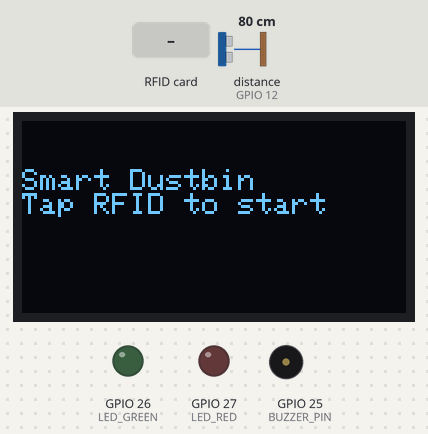
Recording of a sketch running on a simulated ESP32. On the bench: 128×64 one-colour display, output pins drawn as LEDs (lit = HIGH), buzzer (waves = sounding). Wiring (inferred from the names in the program): ultrasonic range finder: trigger GPIO 13; echo GPIO 12. The test bench sets the inputs (shaded band); at power-on: distance to the obstacle (sensor on GPIO 12) 80 cm. The echo pulse lasts 58.3 µs per cm; storage starts empty; pins used as bus, display or sensor lines are not drawn.

Above: at 1.3 s.
1.4 s: RFID card 04 A1 B2 C3 held to the reader
At 2.6 s:
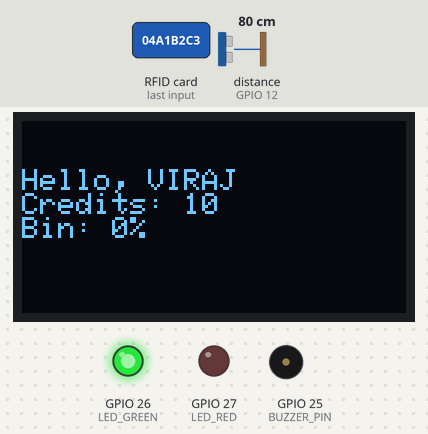
8.5 s: RFID card 5E 7A 19 C4 held to the reader
At 9.4 s:
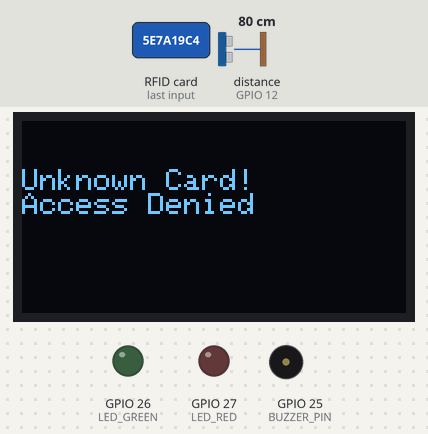
11.6 s: RFID card 03 D4 E5 F6 held to the reader
At 12.0 s:
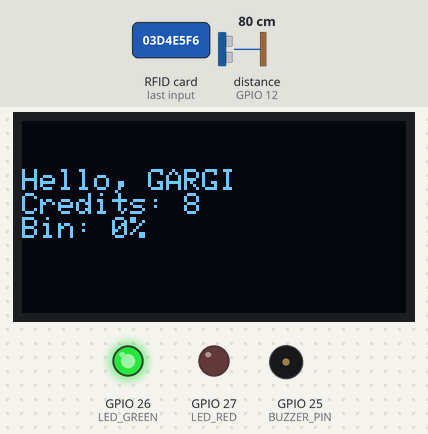
18.7 s: RFID card 02 7A 9B 8C held to the reader
At 20.1 s:
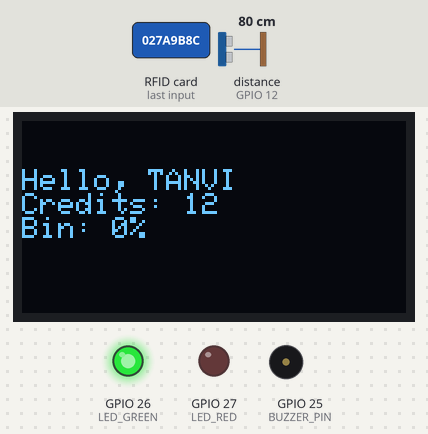
25.9 s: distance to the obstacle (sensor on GPIO 12) set to 6 cm
27.4 s: distance to the obstacle (sensor on GPIO 12) set to 3 cm
At 32.2 s:
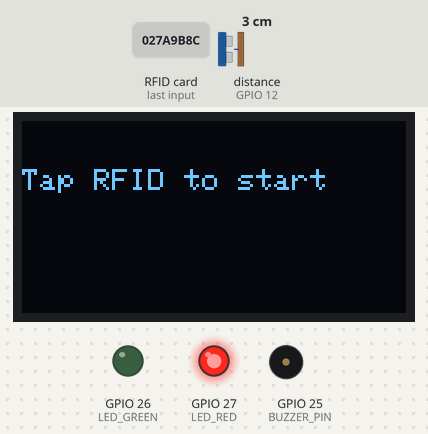
Timing chart, 0 to 33.4 s (numbered marks = the images above; inputs shaded):
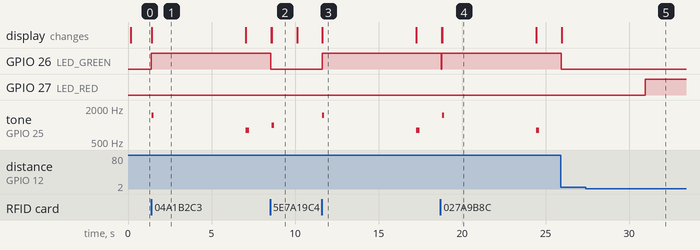

Measured:
- the behaviour switches between 5 and 4 cm on distance to the obstacle (sensor on GPIO 12) (found by bisection; images 4 and 5)
- after the input at 1.4 s, GPIO 26 (LED_GREEN): LOW → HIGH at once; tone on GPIO 25 (BUZZER_PIN): silent → 1500 Hz at once, → silent 0.10 s later, → 800 Hz 5.5 s later, → silent 0.20 s later; the display: changes at once (image 1)
- after the input at 8.5 s, tone on GPIO 25 (BUZZER_PIN): silent → 1000 Hz after 0.10 s, → silent 0.15 s later; the display: first differs from a run without the input after 0.10 s (image 2)
- after the input at 11.6 s, GPIO 26 (LED_GREEN): LOW → HIGH at once; tone on GPIO 25 (BUZZER_PIN): silent → 1500 Hz at once, → silent 0.10 s later, → 800 Hz 5.5 s later, → silent 0.20 s later; the display: changes at once (image 3)
- after the input at 18.7 s, tone on GPIO 25 (BUZZER_PIN): silent → 1500 Hz after 0.12 s, → silent 0.10 s later, → 800 Hz 5.5 s later, → silent 0.20 s later; the display: first differs from a run without the input after 0.12 s (image 4)
- after the input at 27.4 s, GPIO 27 (LED_RED): LOW → HIGH after 3.6 s
- what the display in image 1 shows lasts 5.6 s, from 1.4 s to 7.0 s

The sketch:

Smartbinwith0led.ino
```cpp
/* Smart Incentivized Dustbin - OLED Version
 * ESP32 + MFRC522 + HC-SR04 + OLED 0.96" (I2C SSD1306)
 * Offline demo with local persistence using LittleFS
 */

#include <Wire.h>
#include <SPI.h>
#include <MFRC522.h>
#include <Adafruit_GFX.h>
#include <Adafruit_SSD1306.h>
#include <LittleFS.h>
#include <ArduinoJson.h>

// ---------------- PIN CONFIG ----------------
#define RST_PIN 17
#define SS_PIN 5

#define TRIG_PIN 13
#define ECHO_PIN 12 // via voltage divider

#define BUZZER_PIN 25
#define LED_GREEN 26
#define LED_RED 27

#define SCREEN_WIDTH 128
#define SCREEN_HEIGHT 64
Adafruit_SSD1306 display(SCREEN_WIDTH, SCREEN_HEIGHT, &Wire, -1);

// ---------------- RFID OBJECT ----------------
MFRC522 mfrc522(SS_PIN, RST_PIN);

// ---------------- STUDENT DATABASE ----------------
struct Student {
  String uid;
  String name;
  int credits;
};

Student students[] = {
  {"04A1B2C3", "VIRAJ", 10},
  {"03D4E5F6", "GARGI", 8},
  {"027A9B8C", "TANVI", 12},
  {"09112233", "AMAN", 5},
  {"00AA11BB", "PRIYA", 7}
};
const int STUDENT_COUNT = sizeof(students)/sizeof(students[0]);
const char *DB_FILE = "/credits.json";

// ---------------- BIN SETTINGS ----------------
const int BIN_HEIGHT_CM = 30;
int lastFillPercent = 0;
const int SIGNIFICANT_THRESHOLD_PERCENT = 8;

// ---------------- HELPERS ----------------
long readDistanceCM() {
  digitalWrite(TRIG_PIN, LOW);
  delayMicroseconds(2);
  digitalWrite(TRIG_PIN, HIGH);
  delayMicroseconds(10);
  digitalWrite(TRIG_PIN, LOW);
  long duration = pulseIn(ECHO_PIN, HIGH, 30000);
  if (duration == 0) return -1;
  long dist = duration * 0.034 / 2;
  return dist;
}

int findStudent(String uid) {
  uid.toUpperCase();
  for (int i = 0; i < STUDENT_COUNT; i++) {
    if (students[i].uid.equalsIgnoreCase(uid)) return i;
  }
  return -1;
}

// ---------------- FILE I/O ----------------
void saveCredits() {
  DynamicJsonDocument doc(1024);
  for (int i=0;i<STUDENT_COUNT;i++){
    doc[students[i].uid] = students[i].credits;
  }
  File f = LittleFS.open(DB_FILE, "w");
  serializeJson(doc, f);
  f.close();
}

void loadCredits() {
  if (!LittleFS.exists(DB_FILE)) { saveCredits(); return; }
  File f = LittleFS.open(DB_FILE, "r");
  DynamicJsonDocument doc(1024);
  deserializeJson(doc, f);
  for (int i=0;i<STUDENT_COUNT;i++){
    if (doc.containsKey(students[i].uid))
      students[i].credits = doc[students[i].uid];
  }
  f.close();
}

// ---------------- DISPLAY HELPERS ----------------
void showMessage(String l1, String l2 = "", String l3 = "") {
  display.clearDisplay();
  display.setTextSize(1);
  display.setTextColor(SSD1306_WHITE);
  display.setCursor(0, 16);
  display.println(l1);
  if (l2 != "") display.println(l2);
  if (l3 != "") display.println(l3);
  display.display();
}

void animateProcessing() {
  for (int i=0;i<4;i++){
    display.clearDisplay();
    display.setTextSize(1);
    display.setCursor(20, 20);
    display.print("Processing");
    for (int j=0;j<=i;j++) display.print(".");
    display.display();
    delay(250);
  }
}

void showReward(String name, int reward, int total) {
  display.clearDisplay();
  display.setTextSize(1);
  display.setTextColor(SSD1306_WHITE);
  display.setCursor(0, 10);
  display.println("Congrats " + name + "!");
  display.setCursor(0, 25);
  display.println("Reward: +" + String(reward) + " pts");
  display.setCursor(0, 40);
  display.println("Total: " + String(total) + " pts");
  display.display();
  tone(BUZZER_PIN, 2000, 200);
}

// ---------------- SETUP ----------------
void setup() {
  Serial.begin(115200);
  LittleFS.begin();

  pinMode(TRIG_PIN, OUTPUT);
  pinMode(ECHO_PIN, INPUT);
  pinMode(BUZZER_PIN, OUTPUT);
  pinMode(LED_GREEN, OUTPUT);
  pinMode(LED_RED, OUTPUT);

  SPI.begin();
  mfrc522.PCD_Init();

  Wire.begin(21, 22);
  if (!display.begin(SSD1306_SWITCHCAPVCC, 0x3C)) {
    Serial.println("SSD1306 init failed!");
    while (true);
  }
  display.clearDisplay();
  display.display();

  loadCredits();

  long d = readDistanceCM();
  if (d <= 0 || d > BIN_HEIGHT_CM) lastFillPercent = 0;
  else lastFillPercent = constrain(map(d, 0, BIN_HEIGHT_CM, 100, 0), 0, 100);

  showMessage("Smart Dustbin", "Tap RFID to start");
}

// ---------------- LOOP ----------------
void loop() {
  if (mfrc522.PICC_IsNewCardPresent() && mfrc522.PICC_ReadCardSerial()) {
    String uid = "";
    for (byte i=0;i<mfrc522.uid.size;i++){
      char buf[3]; sprintf(buf, "%02X", mfrc522.uid.uidByte[i]);
      uid += String(buf);
    }
    uid.toUpperCase();
    int idx = findStudent(uid);

    if (idx < 0) {
      showMessage("Unknown Card!", "Access Denied");
      tone(BUZZER_PIN, 1000, 150);
      delay(1500);
      showMessage("Tap RFID to start");
      return;
    }

    digitalWrite(LED_GREEN, HIGH);
    showMessage("Hello, " + students[idx].name,
                "Credits: " + String(students[idx].credits),
                "Bin: " + String(lastFillPercent) + "%");
    tone(BUZZER_PIN, 1500, 100);
    delay(400);

    int initialFill = lastFillPercent;
    int maxDelta = 0;
    unsigned long start = millis();

    while (millis() - start < 5000) {
      long d = readDistanceCM();
      if (d > 0 && d <= BIN_HEIGHT_CM) {
        int now = constrain(map(d, 0, BIN_HEIGHT_CM, 100, 0), 0, 100);
        int delta = now - initialFill;
        if (delta > maxDelta) maxDelta = delta;
        showMessage("Bin Fill: " + String(now) + "%",
                    "Wait 5s...");
      }
      delay(300);
    }

    if (maxDelta >= SIGNIFICANT_THRESHOLD_PERCENT) {
      animateProcessing();
      int reward = 1 + (maxDelta / 5);
      students[idx].credits += reward;
      saveCredits();
      showReward(students[idx].name, reward, students[idx].credits);
      delay(3000);
    } else {
      showMessage("No significant waste", "No reward given");
      tone(BUZZER_PIN, 800, 200);
      delay(1500);
    }

    digitalWrite(LED_GREEN, LOW);
    mfrc522.PICC_HaltA();
    showMessage("Tap RFID to start");
  }

  static unsigned long lastCheck = 0;
  if (millis() - lastCheck > 5000) {
    long d = readDistanceCM();
    if (d > 0 && d <= BIN_HEIGHT_CM) {
      lastFillPercent = constrain(map(d, 0, BIN_HEIGHT_CM, 100, 0), 0, 100);
      if (lastFillPercent >= 90) digitalWrite(LED_RED, HIGH);
      else digitalWrite(LED_RED, LOW);
    }
    lastCheck = millis();
  }
}
```
